Frame 1 (no input): blank canvas, image omitted
Frame 60 (the mouse pressed at the canvas centre just before this capture): blank canvas, image omitted
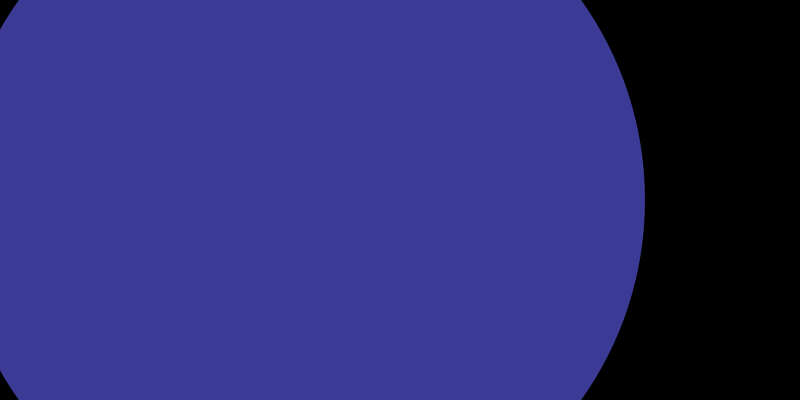
Frame 120 (the mouse held since frame 60 and released just before this capture)

The Processing sketch whose frames 1 and 60 were blank and that drew this single picture after the mouse press (run headless with seeded random() and noise(); from frame 60 on, the mouse is pressed at the canvas centre):

// Processing sketch: processing_110876
// ── processing_110876.pde


final static ArrayList<Circulo> circs = new ArrayList();

float tamanhoInicial = 100;
float velocidade = 5;
float taxaAumento = 10;
color azul = color(100,100,255,150);

void setup() {
  size(800, 400);
  smooth();
  noStroke();
}

void draw() {
  background(0);
  
  //update da posicao de todos os circulos
  for (Circulo b: circs)   b.updatePos();
  
  //uma funcao para fazer crescer apenas o ultimo item
  if (!circs.isEmpty()) {
    circs.get(circs.size()-1).grow();
  }
  
  
}

void mousePressed() {
  
  circs.add( new Circulo(600, mouseY, velocidade, tamanhoInicial, azul, taxaAumento) );
  
}








/* DEFINE A CLASSE CÍRCULO*/
class Circulo {
  float xpos, ypos, velocidade, tamanho, aumento;
  color cor;
  
  Circulo(float x, float y, float v, float t, color c, float a) {
    xpos = x;
    ypos = y;
    velocidade = v;
    tamanho = t;
    cor = c;
    aumento = a;
  }
  
  //método update
  void updatePos() {
    xpos -= velocidade;  
          
    fill(cor);
    ellipse(xpos, ypos, tamanho, tamanho);
 
  }
  
  void grow() {
    
    if (mousePressed == true) {
      tamanho += aumento;
    }
    
  }
  
}
